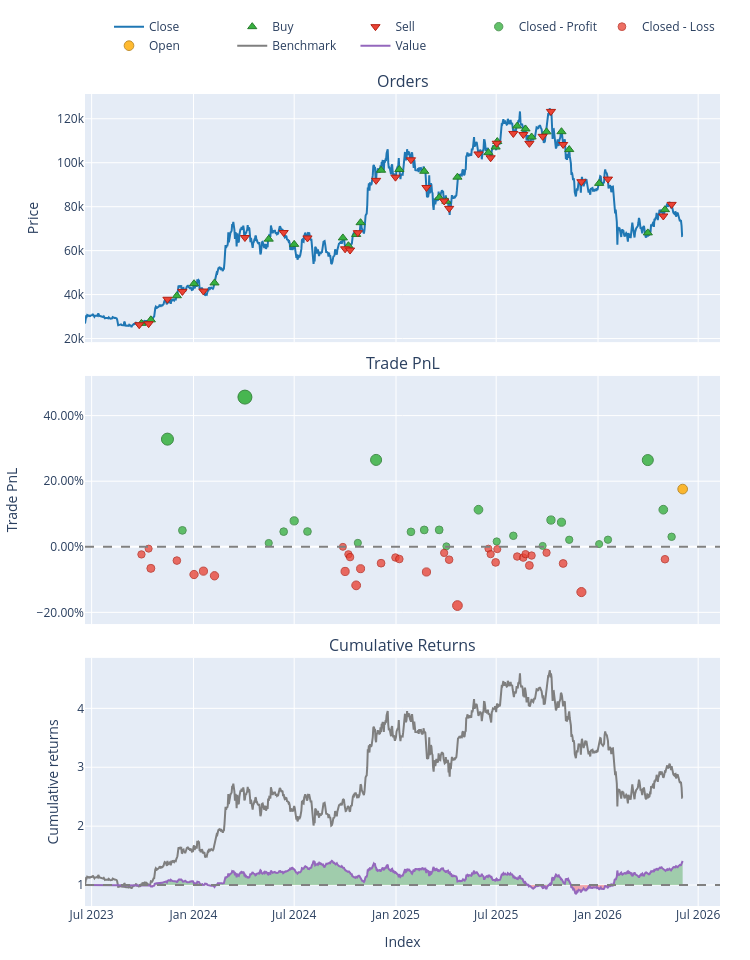

The cell this chart's notebook holds for it:
### Code cell
#================================================
# 1. Загружаем и готовим данные
#================================================
end_date = datetime.datetime.now()
start_date = end_date - datetime.timedelta(days=1080)

btc_price = vbt.YFData.download(
    'BTC-USD',
    missing_index = 'drop',
    start = start_date,
    end = end_date,
    interval = "1d").get()

# Выгрузим данные в OHLC
open_price = btc_price['Open']
high = btc_price['High']
low = btc_price['Low']
close = btc_price['Close']

#=================================================
# 2. Прописываем функцию для индикатора
#=================================================
def breaker_indicator(open_price, high, low, close,
                     lookback = 90,
                     range_days = 5,
                     volatility = 0.02,
                     reward_risk = 5):
    
    # Нам нужны entry_long, entry_short, stop_loss, take_profit, проведем инициализацию
    min_risk = 0.003
    n = len(close)
    entry_long = pd.Series(False, index=close.index)
    entry_short = pd.Series(False, index=close.index)
    take_profit = pd.Series(np.nan, index=close.index)
    stop_loss = pd.Series(np.nan, index=close.index)

    # пройдем по свечам
    for i in range(lookback, n):
        range_start = i - range_days - 1
        range_high = high.iloc[range_start:i-1].max().item()
        range_low = low.iloc[range_start:i-1].min().item()
        range_width = (range_high - range_low)/range_low

        is_narrow_range = range_width <= volatility

        if is_narrow_range:     
            if close.iloc[i-1].item() > range_high:
                entry_long.iloc[i] = True
                stop_loss.iloc[i] = open_price.iloc[i-1]
                risk = open_price.iloc[i].item() - stop_loss.iloc[i].item()
                take_profit.iloc[i] = open_price.iloc[i] + risk*reward_risk
                if risk<min_risk:
                    entry_long.iloc[i] = False
                    stop_loss.iloc[i] = np.nan
                    take_profit.iloc[i] = np.nan
            elif close.iloc[i-1].item() < range_low:
                entry_short.iloc[i] = True
                stop_loss.iloc[i] = open_price.iloc[i-1]
                risk = stop_loss.iloc[i].item() - open_price.iloc[i].item()
                take_profit.iloc[i] = open_price.iloc[i] - risk*reward_risk
                if risk<min_risk:
                    entry_short.iloc[i] = False
                    stop_loss.iloc[i] = np.nan
                    take_profit.iloc[i] = np.nan

    return entry_long, entry_short, take_profit, stop_loss

#================================================
# 3. Оборачиваем индикатор через IndicatorFactory
#================================================
BreakerIndicator = vbt.IndicatorFactory(
    input_names = ['open_price', 'high', 'low', 'close'],
    param_names = ['lookback', 'range_days', 'volatility', 'reward_risk'],
    output_names = ['entry_long', 'entry_short', 'take_profit', 'stop_loss']
).from_apply_func(breaker_indicator,
                  lookback = 90,
                  range_days = 5,
                  volatility = 0.02,
                  reward_risk = 5,
                  keep_pd=True
)

# ============================================================
# 4. ЗАПУСК ИНДИКАТОРА
# ============================================================
res = BreakerIndicator.run(open_price, high, low, close,
                     lookback = 90,
                     range_days = 3,
                     volatility = 0.05,
                     reward_risk = 3)

# ============================================================
# 5. ЗАПУСК БЭКТЕС
# ============================================================
pf = vbt.Portfolio.from_signals(
    close,
    entries = res.entry_long,
    exits=None,
    short_entries = res.entry_short,
    short_exits=None,
    init_cash = 10000,
    size=0.1,
    sl_stop = res.stop_loss,
    tp_stop = res.take_profit,
)

# ============================================================
# 6. АНАЛИЗ
# ============================================================
print(pf.stats())
pf.plot().show()

### Figure 1 — Plotly figure (JSON) as saved in the notebook; plotly's stock layout.template omitted (floating-point values rounded to 4 significant figures; data arrays with more than 128 entries replaced by an {"elided": "..."} marker saying what was removed)
{"data": [{"legendgroup": "0", "line": {"color": "#1f77b4"}, "name": "Close", "showlegend": true, "type": "scatter", "uid": "91680d32-a576-4ffc-922f-d8e70520dd04", "x": {"elided": "1081 str values"}, "xaxis": "x", "y": {"elided": "1081 float values"}, "yaxis": "y"}, {"customdata": [[1.0, 0.2, 0.0], [3.0, 0.2, 0.0], [5.0, 0.2, 0.0], [7.0, 0.2, 0.0], [9.0, 0.2, 0.0], [11.0, 0.2, 0.0], [13.0, 0.2, 0.0], [15.0, 0.2, 0.0], [17.0, 0.2, 0.0], [19.0, 0.2, 0.0], [21.0, 0.2, 0.0], [23.0, 0.2, 0.0], [25.0, 0.2, 0.0], [27.0, 0.2, 0.0], [29.0, 0.2, 0.0], [31.0, 0.2, 0.0], [33.0, 0.2, 0.0], [35.0, 0.2, 0.0], [37.0, 0.2, 0.0], [39.0, 0.2, 0.0], [41.0, 0.1943, 0.0], [43.0, 0.1901, 0.0], [45.0, 0.1851, 0.0], [47.0, 0.1818, 0.0], [49.0, 0.1965, 0.0], [51.0, 0.2, 0.0], [53.0, 0.2, 0.0], [55.0, 0.2, 0.0], [57.0, 0.2, 0.0]], "hovertemplate": "Order Id: %{customdata[0]}<br>Timestamp: %{x}<br>Price: %{y}<br>Size: %{customdata[1]:.6f}<br>Fees: %{customdata[2]:.6f}", "legendgroup": "1", "marker": {"color": "#37B13F", "line": {"color": "rgb(38,123,44)", "width": 1}, "size": 8, "symbol": "triangle-up"}, "mode": "markers", "name": "Buy", "type": "scatter", "uid": "5b31cbc0-6f1c-46ca-b5df-5ce13edcda79", "x": ["2023-09-29T00:00:00+00:00", "2023-10-16T00:00:00+00:00", "2023-12-02T00:00:00+00:00", "2024-01-02T00:00:00+00:00", "2024-02-08T00:00:00+00:00", "2024-05-16T00:00:00+00:00", "2024-07-01T00:00:00+00:00", "2024-09-27T00:00:00+00:00", "2024-10-07T00:00:00+00:00", "2024-10-21T00:00:00+00:00", "2024-10-29T00:00:00+00:00", "2024-12-05T00:00:00+00:00", "2025-01-07T00:00:00+00:00", "2025-02-21T00:00:00+00:00", "2025-03-20T00:00:00+00:00", "2025-04-02T00:00:00+00:00", "2025-04-22T00:00:00+00:00", "2025-06-17T00:00:00+00:00", "2025-06-30T00:00:00+00:00", "2025-07-03T00:00:00+00:00", "2025-08-08T00:00:00+00:00", "2025-08-23T00:00:00+00:00", "2025-09-03T00:00:00+00:00", "2025-09-30T00:00:00+00:00", "2025-10-27T00:00:00+00:00", "2025-11-10T00:00:00+00:00", "2026-01-03T00:00:00+00:00", "2026-04-01T00:00:00+00:00", "2026-05-02T00:00:00+00:00"], "xaxis": "x", "y": [26910.0, 28520.0, 39480.0, 44960.0, 45300.0, 65230.0, 62850.0, 65790.0, 62240.0, 67370.0, 72720.0, 96590.0, 96920.0, 96130.0, 84170.0, 82490.0, 93440.0, 104600.0, 107100.0, 109600.0, 116700.0, 115400.0, 111700.0, 114100.0, 114100.0, 106000.0, 90600.0, 68080.0, 78660.0], "yaxis": "y"}, {"customdata": [[0.0, 0.1, 0.0], [2.0, 0.2, 0.0], [4.0, 0.2, 0.0], [6.0, 0.2, 0.0], [8.0, 0.2, 0.0], [10.0, 0.2, 0.0], [12.0, 0.2, 0.0], [14.0, 0.2, 0.0], [16.0, 0.2, 0.0], [18.0, 0.2, 0.0], [20.0, 0.2, 0.0], [22.0, 0.2, 0.0], [24.0, 0.2, 0.0], [26.0, 0.2, 0.0], [28.0, 0.2, 0.0], [30.0, 0.2, 0.0], [32.0, 0.2, 0.0], [34.0, 0.2, 0.0], [36.0, 0.2, 0.0], [38.0, 0.2, 0.0], [40.0, 0.2, 0.0], [42.0, 0.1943, 0.0], [44.0, 0.1901, 0.0], [46.0, 0.1851, 0.0], [48.0, 0.1818, 0.0], [50.0, 0.1965, 0.0], [52.0, 0.2, 0.0], [54.0, 0.2, 0.0], [56.0, 0.2, 0.0], [58.0, 0.2, 0.0]], "hovertemplate": "Order Id: %{customdata[0]}<br>Timestamp: %{x}<br>Price: %{y}<br>Size: %{customdata[1]:.6f}<br>Fees: %{customdata[2]:.6f}", "legendgroup": "2", "marker": {"color": "#EA4335", "line": {"color": "rgb(181,31,18)", "width": 1}, "size": 8, "symbol": "triangle-down"}, "mode": "markers", "name": "Sell", "type": "scatter", "uid": "25ff2470-926d-40aa-b96f-b3bf2aa72727", "x": ["2023-09-25T00:00:00+00:00", "2023-10-12T00:00:00+00:00", "2023-11-15T00:00:00+00:00", "2023-12-12T00:00:00+00:00", "2024-01-19T00:00:00+00:00", "2024-04-03T00:00:00+00:00", "2024-06-12T00:00:00+00:00", "2024-07-25T00:00:00+00:00", "2024-10-01T00:00:00+00:00", "2024-10-10T00:00:00+00:00", "2024-10-24T00:00:00+00:00", "2024-11-26T00:00:00+00:00", "2024-12-31T00:00:00+00:00", "2025-01-28T00:00:00+00:00", "2025-02-25T00:00:00+00:00", "2025-03-29T00:00:00+00:00", "2025-04-07T00:00:00+00:00", "2025-05-30T00:00:00+00:00", "2025-06-21T00:00:00+00:00", "2025-07-02T00:00:00+00:00", "2025-08-01T00:00:00+00:00", "2025-08-19T00:00:00+00:00", "2025-08-30T00:00:00+00:00", "2025-09-23T00:00:00+00:00", "2025-10-08T00:00:00+00:00", "2025-10-30T00:00:00+00:00", "2025-12-02T00:00:00+00:00", "2026-01-19T00:00:00+00:00", "2026-04-29T00:00:00+00:00", "2026-05-14T00:00:00+00:00"], "xaxis": "x", "y": [26300.0, 26760.0, 37880.0, 41450.0, 41620.0, 65980.0, 68240.0, 65780.0, 60840.0, 60270.0, 68160.0, 91990.0, 93430.0, 101300.0, 88740.0, 82600.0, 79240.0, 104000.0, 102300.0, 108900.0, 113300.0, 112800.0, 108800.0, 112000.0, 123400.0, 108300.0, 91350.0, 92550.0, 75780.0, 81050.0], "yaxis": "y"}, {"customdata": [[3.0, 3.0, 936.1, 0.3282], [5.0, 5.0, 197.4, 0.05], [9.0, 9.0, 2068.0, 0.4565], [10.0, 10.0, 74.92, 0.01136], [11.0, 11.0, 301.0, 0.04614], [12.0, 12.0, 538.9, 0.07897], [13.0, 13.0, 292.5, 0.04654], [19.0, 19.0, 79.32, 0.01177], [21.0, 21.0, 1926.0, 0.2649], [25.0, 25.0, 441.0, 0.0455], [26.0, 26.0, 520.7, 0.05138], [28.0, 28.0, 456.9, 0.05149], [30.0, 30.0, 11.19, 0.001354], [33.0, 33.0, 1056.0, 0.113], [37.0, 37.0, 172.4, 0.01609], [39.0, 39.0, 367.2, 0.03349], [45.0, 45.0, 24.79, 0.002607], [47.0, 47.0, 760.6, 0.08153], [48.0, 48.0, 923.6, 0.07487], [50.0, 50.0, 230.9, 0.02132], [52.0, 52.0, 74.7, 0.008177], [53.0, 53.0, 195.0, 0.02153], [54.0, 54.0, 2448.0, 0.2644], [55.0, 55.0, 769.8, 0.1131], [57.0, 57.0, 239.4, 0.03044]], "hovertemplate": "Exit Trade Id: %{customdata[0]}<br>Position Id: %{customdata[1]}<br>Exit Timestamp: %{x}<br>PnL: %{customdata[2]:.6f}<br>Return: %{customdata[3]:.2%}", "legendgroup": "3", "marker": {"color": "#37B13F", "line": {"color": "rgb(38,123,44)", "width": 1}, "opacity": [0.8578, 0.7664, 0.9, 0.7537, 0.7651, 0.7759, 0.7652, 0.7538, 0.837, 0.7649, 0.7668, 0.7669, 0.7504, 0.7871, 0.7552, 0.7609, 0.7508, 0.7767, 0.7745, 0.7569, 0.7526, 0.757, 0.8369, 0.7871, 0.7599], "size": [12.03, 7.764, 14.0, 7.171, 7.705, 8.208, 7.711, 7.178, 11.06, 7.695, 7.785, 7.787, 7.018, 8.73, 7.244, 7.511, 7.037, 8.248, 8.145, 7.324, 7.122, 7.327, 11.05, 8.732, 7.464], "symbol": "circle"}, "mode": "markers", "name": "Closed - Profit", "type": "scatter", "uid": "8c51564a-cd99-40c3-b534-9b942ee44e9c", "x": ["2023-11-15T00:00:00+00:00", "2023-12-12T00:00:00+00:00", "2024-04-03T00:00:00+00:00", "2024-05-16T00:00:00+00:00", "2024-06-12T00:00:00+00:00", "2024-07-01T00:00:00+00:00", "2024-07-25T00:00:00+00:00", "2024-10-24T00:00:00+00:00", "2024-11-26T00:00:00+00:00", "2025-01-28T00:00:00+00:00", "2025-02-21T00:00:00+00:00", "2025-03-20T00:00:00+00:00", "2025-04-02T00:00:00+00:00", "2025-05-30T00:00:00+00:00", "2025-07-02T00:00:00+00:00", "2025-08-01T00:00:00+00:00", "2025-09-23T00:00:00+00:00", "2025-10-08T00:00:00+00:00", "2025-10-27T00:00:00+00:00", "2025-11-10T00:00:00+00:00", "2026-01-03T00:00:00+00:00", "2026-01-19T00:00:00+00:00", "2026-04-01T00:00:00+00:00", "2026-04-29T00:00:00+00:00", "2026-05-14T00:00:00+00:00"], "xaxis": "x2", "y": [0.3282, 0.05, 0.4565, 0.01136, 0.04614, 0.07897, 0.04654, 0.01177, 0.2649, 0.0455, 0.05138, 0.05149, 0.001354, 0.113, 0.01609, 0.03349, 0.002607, 0.08153, 0.07487, 0.02132, 0.008177, 0.02153, 0.2644, 0.1131, 0.03044], "yaxis": "y2"}, {"customdata": {"elided": "33x4 float values"}, "hovertemplate": "Exit Trade Id: %{customdata[0]}<br>Position Id: %{customdata[1]}<br>Exit Timestamp: %{x}<br>PnL: %{customdata[2]:.6f}<br>Return: %{customdata[3]:.2%}", "legendgroup": "4", "marker": {"color": "#EA4335", "line": {"color": "rgb(181,31,18)", "width": 1}, "opacity": [0.7576, 0.7518, 0.7716, 0.7638, 0.7778, 0.7744, 0.779, 0.75, 0.7747, 0.7575, 0.7603, 0.7886, 0.7719, 0.7664, 0.7607, 0.7622, 0.7752, 0.7561, 0.7629, 0.8089, 0.7518, 0.7573, 0.7656, 0.7523, 0.7597, 0.7608, 0.7573, 0.7686, 0.7587, 0.7559, 0.7667, 0.7954, 0.7624], "size": [7.355, 7.085, 8.008, 7.643, 8.295, 8.136, 8.355, 7.0, 8.152, 7.35, 7.481, 8.802, 8.023, 7.765, 7.499, 7.571, 8.176, 7.283, 7.601, 9.748, 7.086, 7.341, 7.729, 7.108, 7.453, 7.504, 7.343, 7.87, 7.408, 7.276, 7.778, 9.117, 7.58], "symbol": "circle"}, "mode": "markers", "name": "Closed - Loss", "type": "scatter", "uid": "51d8bba0-ce7a-44c1-8713-fbedf0536642", "x": ["2023-09-29T00:00:00+00:00", "2023-10-12T00:00:00+00:00", "2023-10-16T00:00:00+00:00", "2023-12-02T00:00:00+00:00", "2024-01-02T00:00:00+00:00", "2024-01-19T00:00:00+00:00", "2024-02-08T00:00:00+00:00", "2024-09-27T00:00:00+00:00", "2024-10-01T00:00:00+00:00", "2024-10-07T00:00:00+00:00", "2024-10-10T00:00:00+00:00", "2024-10-21T00:00:00+00:00", "2024-10-29T00:00:00+00:00", "2024-12-05T00:00:00+00:00", "2024-12-31T00:00:00+00:00", "2025-01-07T00:00:00+00:00", "2025-02-25T00:00:00+00:00", "2025-03-29T00:00:00+00:00", "2025-04-07T00:00:00+00:00", "2025-04-22T00:00:00+00:00", "2025-06-17T00:00:00+00:00", "2025-06-21T00:00:00+00:00", "2025-06-30T00:00:00+00:00", "2025-07-03T00:00:00+00:00", "2025-08-08T00:00:00+00:00", "2025-08-19T00:00:00+00:00", "2025-08-23T00:00:00+00:00", "2025-08-30T00:00:00+00:00", "2025-09-03T00:00:00+00:00", "2025-09-30T00:00:00+00:00", "2025-10-30T00:00:00+00:00", "2025-12-02T00:00:00+00:00", "2026-05-02T00:00:00+00:00"], "xaxis": "x2", "y": [-0.02332, -0.005757, -0.06588, -0.04213, -0.08463, -0.07428, -0.0885, -0.0002043, -0.07529, -0.02301, -0.03153, -0.1177, -0.06689, -0.0501, -0.03276, -0.03739, -0.07687, -0.01865, -0.03941, -0.1793, -0.005794, -0.02241, -0.0477, -0.007245, -0.02973, -0.03306, -0.02254, -0.05691, -0.02679, -0.01823, -0.05094, -0.1382, -0.03802], "yaxis": "y2"}, {"customdata": [[58.0, 58.0, 1426.0, 0.1759]], "hovertemplate": "Exit Trade Id: %{customdata[0]}<br>Position Id: %{customdata[1]}<br>Exit Timestamp: %{x}<br>PnL: %{customdata[2]:.6f}<br>Return: %{customdata[3]:.2%}", "legendgroup": "5", "marker": {"color": "#FFAA00", "line": {"color": "rgb(178,118,0)", "width": 1}, "opacity": [0.8078], "size": [9.696], "symbol": "circle"}, "mode": "markers", "name": "Open", "type": "scatter", "uid": "b69ebc3b-976f-4fd4-8420-5c361da8b34e", "x": ["2026-06-03T00:00:00+00:00"], "xaxis": "x2", "y": [0.1759], "yaxis": "y2"}, {"legendgroup": "6", "line": {"color": "#7f7f7f"}, "name": "Benchmark", "showlegend": true, "type": "scatter", "uid": "c052abee-4346-42b8-9dad-c0078b88b4e2", "x": {"elided": "1081 str values"}, "xaxis": "x3", "y": {"elided": "1081 float values"}, "yaxis": "y3"}, {"hoverinfo": "skip", "legendgroup": "7", "line": {"color": "rgba(0, 0, 0, 0)", "width": 0}, "opacity": 0, "showlegend": false, "type": "scatter", "uid": "b0032ddf-7c4a-4c14-8bd6-00b2f8806bf6", "x": {"elided": "1081 str values"}, "xaxis": "x3", "y": {"elided": "1081 int values"}, "yaxis": "y3"}, {"connectgaps": false, "fill": "tonexty", "fillcolor": "rgba(0, 128, 0, 0.3)", "hoverinfo": "skip", "legendgroup": "7", "line": {"color": "rgba(0, 0, 0, 0)", "width": 0}, "opacity": 0, "showlegend": false, "type": "scatter", "uid": "67534d22-2a49-421c-a92d-41004a65822a", "x": {"elided": "1081 str values"}, "xaxis": "x3", "y": {"elided": "1081 float values"}, "yaxis": "y3"}, {"hoverinfo": "skip", "legendgroup": "7", "line": {"color": "rgba(0, 0, 0, 0)", "width": 0}, "opacity": 0, "showlegend": false, "type": "scatter", "uid": "733330f1-f09a-40e4-80e1-76f7104f93a0", "x": {"elided": "1081 str values"}, "xaxis": "x3", "y": {"elided": "1081 int values"}, "yaxis": "y3"}, {"connectgaps": false, "fill": "tonexty", "fillcolor": "rgba(255, 0, 0, 0.3)", "hoverinfo": "skip", "legendgroup": "7", "line": {"color": "rgba(0, 0, 0, 0)", "width": 0}, "opacity": 0, "showlegend": false, "type": "scatter", "uid": "e5cb7e06-f029-4ae5-9819-162a9cdfc96b", "x": {"elided": "1081 str values"}, "xaxis": "x3", "y": {"elided": "1081 float values"}, "yaxis": "y3"}, {"legendgroup": "8", "line": {"color": "#9467bd"}, "name": "Value", "showlegend": true, "type": "scatter", "uid": "b19aab65-5566-4c40-9a92-f218142c2145", "x": {"elided": "1081 str values"}, "xaxis": "x3", "y": {"elided": "1081 float values"}, "yaxis": "y3"}, {"hoverinfo": "skip", "legendgroup": "7", "line": {"color": "rgba(0, 0, 0, 0)", "width": 0}, "opacity": 0, "showlegend": false, "type": "scatter", "uid": "a1a8c063-e3ae-4696-bd64-50a8701f3eec", "x": {"elided": "1081 str values"}, "xaxis": "x3", "y": {"elided": "1081 int values"}, "yaxis": "y3"}], "layout": {"annotations": [{"font": {"size": 16}, "showarrow": false, "text": "Orders", "x": 0.5, "xanchor": "center", "xref": "paper", "y": 1, "yanchor": "bottom", "yref": "paper"}, {"font": {"size": 16}, "showarrow": false, "text": "Trade PnL", "x": 0.5, "xanchor": "center", "xref": "paper", "y": 0.6528, "yanchor": "bottom", "yref": "paper"}, {"font": {"size": 16}, "showarrow": false, "text": "Cumulative Returns", "x": 0.5, "xanchor": "center", "xref": "paper", "y": 0.3056, "yanchor": "bottom", "yref": "paper"}], "height": 960, "legend": {"orientation": "h", "traceorder": "normal", "x": 1, "xanchor": "right", "y": 1.042, "yanchor": "bottom"}, "margin": {"b": 30, "l": 30, "r": 30, "t": 30}, "shapes": [{"line": {"color": "gray", "dash": "dash"}, "type": "line", "x0": 0, "x1": 1, "xref": "paper", "y0": 0, "y1": 0, "yref": "y2"}, {"line": {"color": "gray", "dash": "dash"}, "type": "line", "x0": 0, "x1": 1, "xref": "paper", "y0": 1, "y1": 1, "yref": "y3"}], "showlegend": true, "width": 750, "xaxis": {"anchor": "y", "domain": [0, 1], "matches": "x3", "showticklabels": false}, "xaxis2": {"anchor": "y2", "domain": [0, 1], "matches": "x3", "showticklabels": false}, "xaxis3": {"anchor": "y3", "domain": [0, 1], "title": {"text": "Index"}}, "yaxis": {"anchor": "x", "domain": [0.6944, 1], "title": {"text": "Price"}}, "yaxis2": {"anchor": "x2", "domain": [0.3472, 0.6528], "tickformat": ".2%", "title": {"text": "Trade PnL"}}, "yaxis3": {"anchor": "x3", "domain": [0, 0.3056], "title": {"text": "Cumulative returns"}}}}
